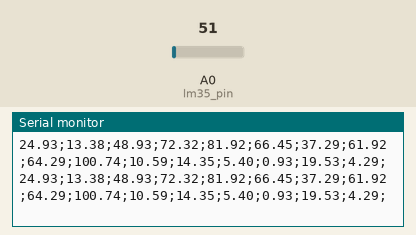
The sketch below on a simulated Arduino Uno, built with avr-gcc and run on an emulated ATmega328P. On the bench: the last lines printed to the serial monitor. The inputs (shaded band) are chosen by the test bench; at power-on: A0 (lm35_pin) = 51.

Above: at 1.8 s.
1.9 s: A0 (lm35_pin) set to 61
At 2.5 s:
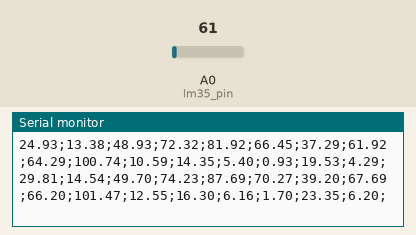
3.4 s: A0 (lm35_pin) set to 71
At 5.0 s:
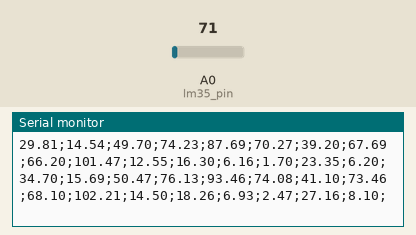
Timing chart, 0 to 6.5 s (numbered marks = the images above; inputs shaded):
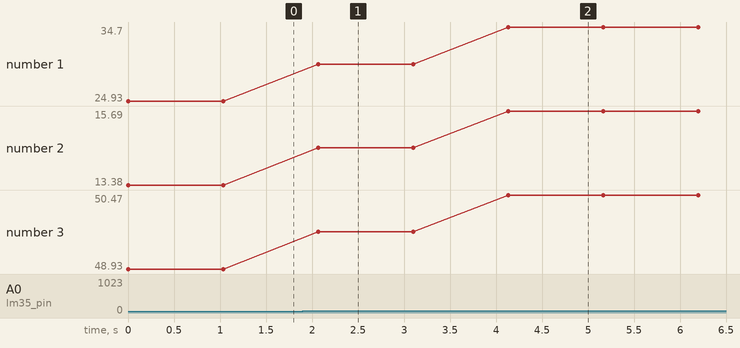

The sketch:

sketch_may2a.ino
```cpp
#include "DHT.h"
#define dht_type DHT11  //define qual o tipo de sensor DHTxx que se está
//utilizando
/**
* Configurações iniciais sobre os sensores
* DHT11, LM35, LDR5 e TCRT5000
*/
int dht_pin = A2;
DHT dht_1 = DHT(dht_pin, dht_type);  //pode-se configurar diversos
//sensores DHTxx
int lm35_pin = A0, leitura_lm35 = 0;
float temperatura;
float temperatura_maceracao;
float temperatura_malteacao01;
float temperatura_malteacao02;
float temperatura_malteacao03 ;
float temperatura_moagem;
float temperatura_brassagem01;
float temperatura_brassagem02;
float temperatura_brassagem03;
float temperatura_fervura;
float temperatura_resfriamento01;
float temperatura_resfriamento02;
float temperatura_resfriamento03;
float temperatura_filtragem;
float temperatura_pasteurizacao;
float temperatura_envase;

int ldr_pin = A5, leitura_ldr = 0;
int switch_pin = 7;
void setup() {
  Serial.begin(9600);
  // dht_1.begin();
  pinMode(switch_pin, INPUT);
}
void loop() {
  /**
* Bloco do DHT11
*/
  // float umidade = dht_1.readHumidity();
  // float temperatura = dht_1.readTemperature();
  // if (isnan(temperatura) or isnan(umidade))
  // {
  // Serial.println("Erro ao ler o DHT");
  // }
  // else
  // {
  // Serial.print(umidade);
  // Serial.print(";");
  // Serial.print(temperatura);
  // Serial.print(";");
  // }
  /**
* Bloco do LM35
*/
  leitura_lm35 = analogRead(lm35_pin);
  temperatura = leitura_lm35 * (5.0 / 1023) * 100;
  temperatura = leitura_lm35 * (5.0/1023) * 100;
  temperatura_malteacao01 = (0.157 * temperatura + 45.02);
  temperatura_maceracao = (0.236 * temperatura + 7.5);
  temperatura_malteacao02 = (0.39 * temperatura + 62.6);
  temperatura_malteacao03 = (1.18 * temperatura + 52.51);
  temperatura_moagem = (0.78 * temperatura + 47.01);
  temperatura_brassagem01 = (0.39 * temperatura + 27.57);
  temperatura_brassagem02 = (1.18 * temperatura + 32.51);
  temperatura_brassagem03 = (0.39 * temperatura + 54.57);
  temperatura_fervura = (0.15 * temperatura + 97);
  temperatura_resfriamento01 = (0.4 * temperatura + 0.62);
  temperatura_resfriamento02 = (0.4 * temperatura + 4.376);
  temperatura_resfriamento03 = (0.1574 * temperatura + 1.472);
  temperatura_filtragem = (0.157 * temperatura - 2.98);
  temperatura_pasteurizacao = (0.78 * temperatura + 0.09);
  temperatura_envase = (0.39 * temperatura - 5.43);
  Serial.print(temperatura);
  Serial.print(";");
  Serial.print(temperatura_maceracao);
  Serial.print(";");
  Serial.print(temperatura_malteacao01);
  Serial.print(";");
  Serial.print(temperatura_malteacao02);
  Serial.print(";");
  Serial.print(temperatura_malteacao03);
  Serial.print(";");
  Serial.print(temperatura_moagem);
  Serial.print(";");
  Serial.print(temperatura_brassagem01);
  Serial.print(";");
  Serial.print(temperatura_brassagem02);
  Serial.print(";");
  Serial.print(temperatura_brassagem03);
  Serial.print(";");
  Serial.print(temperatura_fervura);
  Serial.print(";");
  Serial.print(temperatura_resfriamento01);
  Serial.print(";");
  Serial.print(temperatura_resfriamento02);
  Serial.print(";");
  Serial.print(temperatura_resfriamento03);
  Serial.print(";");
  Serial.print(temperatura_filtragem);
  Serial.print(";");
  Serial.print(temperatura_pasteurizacao);
  Serial.print(";");
  Serial.print(temperatura_envase);
  Serial.println(";");


  // /**
  // * Bloco do LDR5
  // */
  // leitura_ldr = analogRead(ldr_pin);
  // Serial.print(leitura_ldr);
  // Serial.print(";");
  // /**
  // * Bloco do TCRT5000
  // */
  // if(digitalRead(switch_pin) == LOW){
  // Serial.println(1);
  // }
  // else {
  // Serial.println(0);
delay(1000);
}
```

Measured:
- after the input at 1.9 s, the serial monitor: prints a new line after 0.17 s (image 1)
- after the input at 3.4 s, the serial monitor: prints a new line after 0.73 s (image 2)
- plotted number 1: 24.93 → 29.81 after the input at 1.9 s, 29.81 → 34.7 after the input at 3.4 s
- plotted number 2: 13.38 → 14.54 after the input at 1.9 s, 14.54 → 15.69 after the input at 3.4 s
- plotted number 3: 48.93 → 49.7 after the input at 1.9 s, 49.7 → 50.47 after the input at 3.4 s
